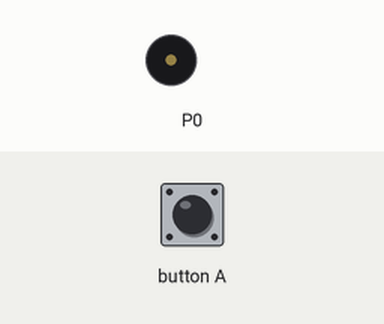
Recording of a program running on a simulated BBC micro:bit (MakeCode). On the bench: buzzer (waves = sounding). The test bench sets the inputs (shaded band).

Above: at 1.2 s.
1.3 s: button A pressed for 0.15 s
At 2.3 s:
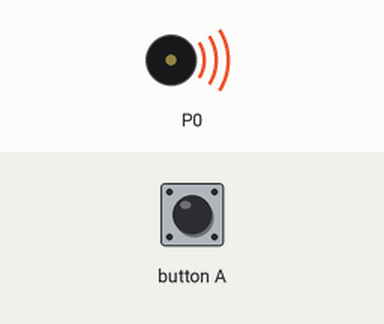
Timing chart, 0 to 10.3 s (numbered marks = the images above; inputs shaded):
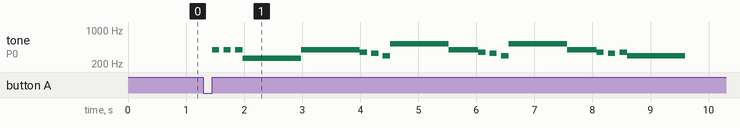

Measured:
- after the input at 1.3 s, tone on P0: plays 392 Hz for 0.12 s, 392 Hz for 0.12 s, 392 Hz for 0.13 s, 262 Hz for 1.0 s, 392 Hz for 1.0 s, 349 Hz for 0.12 s … (19 notes in this stretch), starting after 0.15 s

The program:

main.ts
```typescript
input.onButtonPressed(Button.A, function () {
    music.play(music.tonePlayable(392, music.beat(BeatFraction.Quarter)), music.PlaybackMode.UntilDone)
    music.rest(music.beat(BeatFraction.Eighth))
    music.play(music.tonePlayable(392, music.beat(BeatFraction.Quarter)), music.PlaybackMode.UntilDone)
    music.rest(music.beat(BeatFraction.Eighth))
    music.play(music.tonePlayable(392, music.beat(BeatFraction.Quarter)), music.PlaybackMode.UntilDone)
    music.play(music.tonePlayable(262, music.beat(BeatFraction.Whole)), music.PlaybackMode.UntilDone)
    music.play(music.tonePlayable(262, music.beat(BeatFraction.Whole)), music.PlaybackMode.UntilDone)
    music.play(music.tonePlayable(392, music.beat(BeatFraction.Whole)), music.PlaybackMode.UntilDone)
    music.play(music.tonePlayable(392, music.beat(BeatFraction.Whole)), music.PlaybackMode.UntilDone)
    music.play(music.tonePlayable(349, music.beat(BeatFraction.Quarter)), music.PlaybackMode.UntilDone)
    music.rest(music.beat(BeatFraction.Eighth))
    music.play(music.tonePlayable(330, music.beat(BeatFraction.Quarter)), music.PlaybackMode.UntilDone)
    music.rest(music.beat(BeatFraction.Eighth))
    music.play(music.tonePlayable(294, music.beat(BeatFraction.Quarter)), music.PlaybackMode.UntilDone)
    music.play(music.tonePlayable(523, music.beat(BeatFraction.Whole)), music.PlaybackMode.UntilDone)
    music.play(music.tonePlayable(523, music.beat(BeatFraction.Whole)), music.PlaybackMode.UntilDone)
    music.play(music.tonePlayable(392, music.beat(BeatFraction.Whole)), music.PlaybackMode.UntilDone)
    music.play(music.tonePlayable(349, music.beat(BeatFraction.Quarter)), music.PlaybackMode.UntilDone)
    music.rest(music.beat(BeatFraction.Eighth))
    music.play(music.tonePlayable(330, music.beat(BeatFraction.Quarter)), music.PlaybackMode.UntilDone)
    music.rest(music.beat(BeatFraction.Eighth))
    music.play(music.tonePlayable(294, music.beat(BeatFraction.Quarter)), music.PlaybackMode.UntilDone)
    music.play(music.tonePlayable(523, music.beat(BeatFraction.Whole)), music.PlaybackMode.UntilDone)
    music.play(music.tonePlayable(523, music.beat(BeatFraction.Whole)), music.PlaybackMode.UntilDone)
    music.play(music.tonePlayable(392, music.beat(BeatFraction.Whole)), music.PlaybackMode.UntilDone)
    music.play(music.tonePlayable(349, music.beat(BeatFraction.Quarter)), music.PlaybackMode.UntilDone)
    music.rest(music.beat(BeatFraction.Eighth))
    music.play(music.tonePlayable(330, music.beat(BeatFraction.Quarter)), music.PlaybackMode.UntilDone)
    music.rest(music.beat(BeatFraction.Eighth))
    music.play(music.tonePlayable(349, music.beat(BeatFraction.Quarter)), music.PlaybackMode.UntilDone)
    music.play(music.tonePlayable(294, music.beat(BeatFraction.Whole)), music.PlaybackMode.UntilDone)
    music.play(music.tonePlayable(294, music.beat(BeatFraction.Whole)), music.PlaybackMode.UntilDone)
})
```

test.ts
```typescript
// test ender her, dette bliver ikke kompileret, når denne pakke bruges som en udvidelse.
```
